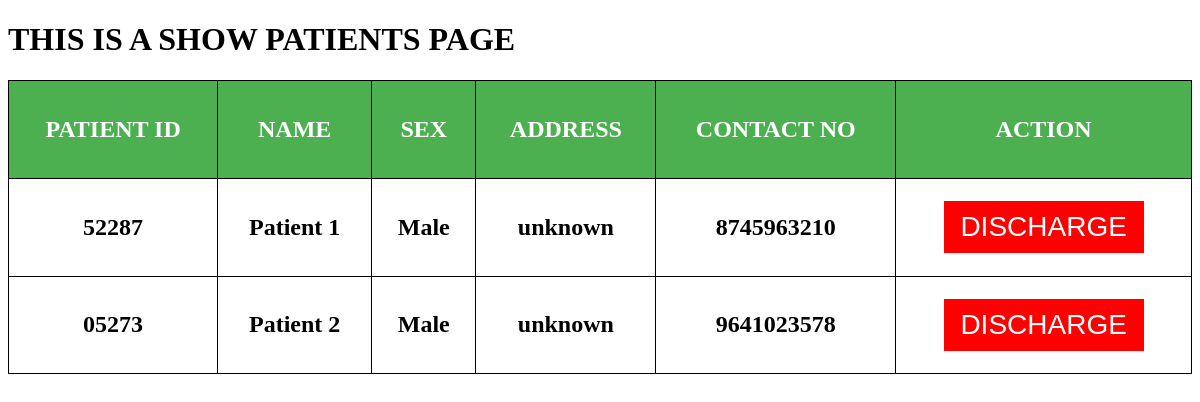
Screenshot of /hospital/staff/hospital/show_patients/ with the database file from the repository.
### hospital/models.py (models this page shows, shortened)
class Patient(models.Model):
    PID = models.CharField(max_length = 5)
    Name = models.CharField(max_length = 25)
    Sex = models.CharField(max_length = 10)
    Address = models.CharField(max_length = 20)
    Contact_no = models.IntegerField()
    Record_no = models.CharField(max_length = 5)
    Description = models.CharField(max_length=30)
    Email=models.CharField(max_length=20)
    Password = models.CharField(max_length=15)

### hospital/views.py (the view)
# urls.py: path('hospital/staff/hospital/show_patients/',views.show_patients,name='show_patients'),
def show_patients(request):
	all_patients = Patient.objects.all()
	context = {'patients':[]}
	for pat in all_patients:
		context['patients'].append([pat.PID,pat.Name,pat.Sex,pat.Address,pat.Contact_no])
	return render(request,'hospital/show_patients.html',context)

### hospital/templates/hospital/show_patients.html (shortened to what this page needs)
<!DOCTYPE html>
<html>
<body>
<h1>THIS IS A SHOW PATIENTS PAGE</h1>
<div style="overflow-x:auto;">
<table>
<tr>
	<th><h2>PATIENT ID</h2></th>
	<th><h2>NAME</h2></th>
	<th><h2>SEX</h2></th>
	<th><h2>ADDRESS</h2></th>
	<th><h2>CONTACT NO</h2></th>
	<th><h2>ACTION</h2></th>
</tr>
{% for i in patients %}
<tr>
{% for j in i %}
<td><h2>{{j}}</h2></td>
{% endfor %}
<td  style="width:25%;"><button onclick="window.location.href='discharge/{{i.0}}/';" class="button2">DISCHARGE</button></td>
</tr>
{% endfor %}
</table>
</div>
</body>
</html>

### hospital/templates/hospital/show_patients.html (style rules this page uses)
table, td, th { border: 1px solid black; text-align: center; }
.button2 { position: relative; background-color: red; border: none; font-size: 28px; color: #FFFFFF; padding: 10px; width: 200px; text-align: center; transition-duration: 0.4s; text-decoration: none; overflow: hidden; cursor: pointer; }
.button2:after { content: ""; background: #f1f1f1; display: block; position: absolute; padding-top: 300%; padding-left: 350%; margin-left: -20px !important; margin-top: -120%; opacity: 0; transition: all 0.8s }
th { background-color: #4CAF50; color: white; }
table { border-collapse: collapse; width: 100%; }
th, td { padding: 15px; }

### rows the page displays
Patient: i "52287" "Patient 1" "Male" "unknown"
Patient: i "05273" "Patient 2" "Male" "unknown"

### other values shown
{{ j }} "8745963210" "9641023578"
